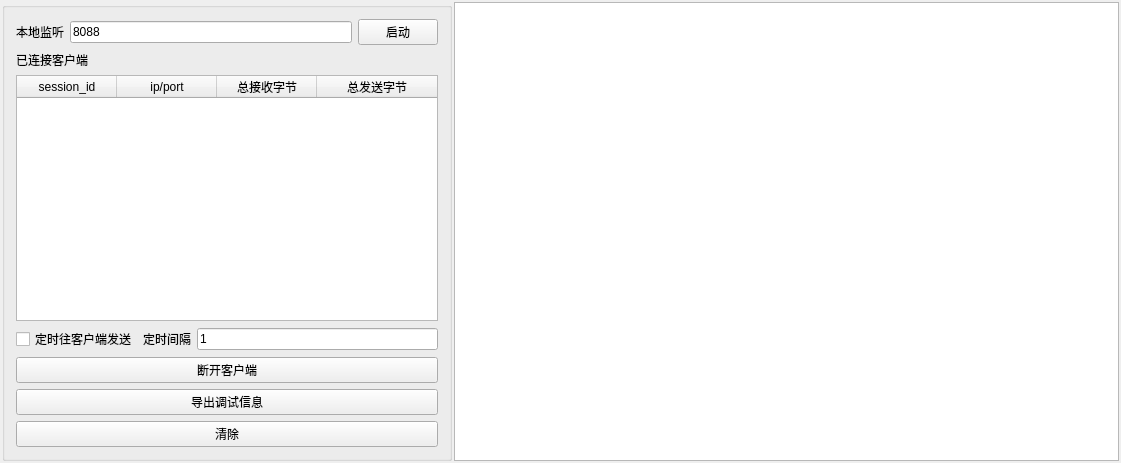
<?xml version="1.0" encoding="UTF-8"?>
<ui version="4.0">
 <class>quick_serverClass</class>
 <widget class="QWidget" name="quick_serverClass">
  <property name="geometry">
   <rect>
    <x>0</x>
    <y>0</y>
    <width>1121</width>
    <height>463</height>
   </rect>
  </property>
  <property name="windowTitle">
   <string>quick_server</string>
  </property>
  <layout class="QHBoxLayout" name="horizontalLayout_2">
   <property name="spacing">
    <number>2</number>
   </property>
   <property name="leftMargin">
    <number>2</number>
   </property>
   <property name="topMargin">
    <number>2</number>
   </property>
   <property name="rightMargin">
    <number>2</number>
   </property>
   <property name="bottomMargin">
    <number>2</number>
   </property>
   <item>
    <widget class="QGroupBox" name="groupBox">
     <property name="maximumSize">
      <size>
       <width>450</width>
       <height>16777215</height>
      </size>
     </property>
     <property name="title">
      <string/>
     </property>
     <layout class="QVBoxLayout" name="verticalLayout">
      <item>
       <layout class="QHBoxLayout" name="horizontalLayout">
        <item>
         <widget class="QLabel" name="label">
          <property name="text">
           <string>本地监听</string>
          </property>
         </widget>
        </item>
        <item>
         <widget class="QLineEdit" name="le_port">
          <property name="text">
           <string>8088</string>
          </property>
         </widget>
        </item>
        <item>
         <widget class="QPushButton" name="btn_start">
          <property name="text">
           <string>启动</string>
          </property>
         </widget>
        </item>
       </layout>
      </item>
      <item>
       <widget class="QLabel" name="label_2">
        <property name="text">
         <string>已连接客户端</string>
        </property>
       </widget>
      </item>
      <item>
       <widget class="QTableWidget" name="tableWidget">
        <attribute name="horizontalHeaderCascadingSectionResizes">
         <bool>false</bool>
        </attribute>
        <attribute name="horizontalHeaderDefaultSectionSize">
         <number>100</number>
        </attribute>
        <attribute name="horizontalHeaderShowSortIndicator" stdset="0">
         <bool>false</bool>
        </attribute>
        <attribute name="horizontalHeaderStretchLastSection">
         <bool>true</bool>
        </attribute>
        <column>
         <property name="text">
          <string>session_id</string>
         </property>
        </column>
        <column>
         <property name="text">
          <string>ip/port</string>
         </property>
        </column>
        <column>
         <property name="text">
          <string>总接收字节</string>
         </property>
        </column>
        <column>
         <property name="text">
          <string>总发送字节</string>
         </property>
        </column>
       </widget>
      </item>
      <item>
       <layout class="QHBoxLayout" name="horizontalLayout_3">
        <item>
         <widget class="QCheckBox" name="checkBox">
          <property name="text">
           <string>定时往客户端发送</string>
          </property>
         </widget>
        </item>
        <item>
         <widget class="QLabel" name="label_3">
          <property name="text">
           <string>定时间隔</string>
          </property>
         </widget>
        </item>
        <item>
         <widget class="QLineEdit" name="le_interval">
          <property name="text">
           <string>1</string>
          </property>
         </widget>
        </item>
       </layout>
      </item>
      <item>
       <widget class="QPushButton" name="btn_disconnect">
        <property name="text">
         <string>断开客户端</string>
        </property>
       </widget>
      </item>
      <item>
       <widget class="QPushButton" name="btn_export_debug_info">
        <property name="text">
         <string>导出调试信息</string>
        </property>
       </widget>
      </item>
      <item>
       <widget class="QPushButton" name="btn_clear">
        <property name="text">
         <string>清除</string>
        </property>
       </widget>
      </item>
     </layout>
    </widget>
   </item>
   <item>
    <widget class="QTextBrowser" name="textBrowser"/>
   </item>
  </layout>
 </widget>
 <layoutdefault spacing="6" margin="11"/>
 <resources>
  <include location="quick_server.qrc"/>
 </resources>
 <connections/>
</ui>
